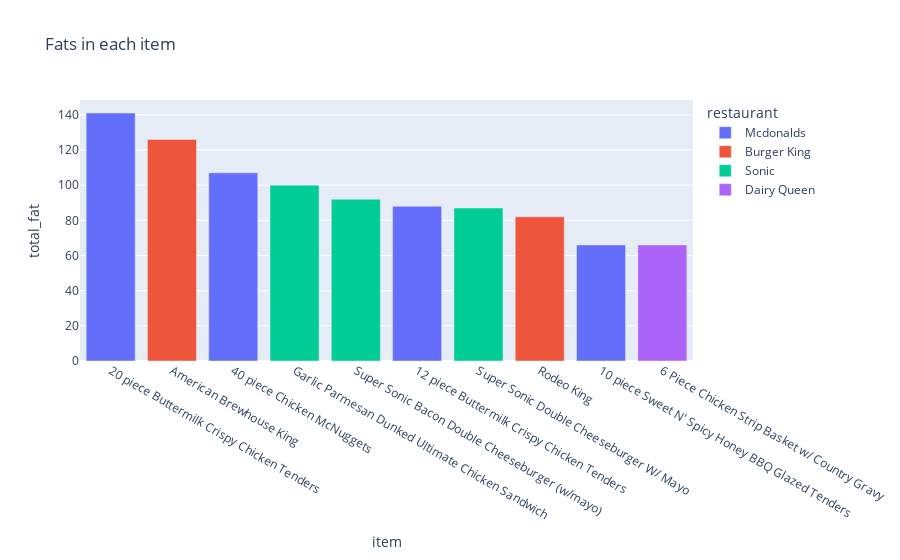

Notebook code cell kept with this figure:
### Code cell
top_fats_items = px.bar(top10_item , y ='total_fat' , x = 'item' , color = 'restaurant',title='Fats in each item',
                        # color_discrete_sequence=["#0068c9","#83c9ff","#ff2b2b","#ffabab","#29b09d",
                        #                          "#7defa1","#ff8700","#ffd16a","#6d3fc0","#d5dae5"]
                                                 ).update_xaxes(categoryorder = 'total descending')
top_fats_items.show()

### Figure 1 — Plotly figure (JSON) as saved in the notebook; plotly's stock layout.template omitted (floating-point values rounded to 4 significant figures)
{"data": [{"alignmentgroup": "True", "hovertemplate": "restaurant=Mcdonalds<br>item=%{x}<br>total_fat=%{y}<extra></extra>", "legendgroup": "Mcdonalds", "marker": {"color": "#636efa", "pattern": {"shape": ""}}, "name": "Mcdonalds", "offsetgroup": "Mcdonalds", "orientation": "v", "showlegend": true, "textposition": "auto", "type": "bar", "x": ["20 piece Buttermilk Crispy Chicken Tenders", "40 piece Chicken McNuggets", "10 piece Sweet N' Spicy Honey BBQ Glazed Tenders", "12 piece Buttermilk Crispy Chicken Tenders"], "xaxis": "x", "y": [141, 107, 66, 88], "yaxis": "y"}, {"alignmentgroup": "True", "hovertemplate": "restaurant=Burger King<br>item=%{x}<br>total_fat=%{y}<extra></extra>", "legendgroup": "Burger King", "marker": {"color": "#EF553B", "pattern": {"shape": ""}}, "name": "Burger King", "offsetgroup": "Burger King", "orientation": "v", "showlegend": true, "textposition": "auto", "type": "bar", "x": ["American Brewhouse King", "Rodeo King"], "xaxis": "x", "y": [126, 82], "yaxis": "y"}, {"alignmentgroup": "True", "hovertemplate": "restaurant=Sonic<br>item=%{x}<br>total_fat=%{y}<extra></extra>", "legendgroup": "Sonic", "marker": {"color": "#00cc96", "pattern": {"shape": ""}}, "name": "Sonic", "offsetgroup": "Sonic", "orientation": "v", "showlegend": true, "textposition": "auto", "type": "bar", "x": ["Garlic Parmesan Dunked Ultimate Chicken Sandwich", "Super Sonic Bacon Double Cheeseburger (w/mayo)", "Super Sonic Double Cheeseburger W/ Mayo"], "xaxis": "x", "y": [100, 92, 87], "yaxis": "y"}, {"alignmentgroup": "True", "hovertemplate": "restaurant=Dairy Queen<br>item=%{x}<br>total_fat=%{y}<extra></extra>", "legendgroup": "Dairy Queen", "marker": {"color": "#ab63fa", "pattern": {"shape": ""}}, "name": "Dairy Queen", "offsetgroup": "Dairy Queen", "orientation": "v", "showlegend": true, "textposition": "auto", "type": "bar", "x": ["6 Piece Chicken Strip Basket w/ Country Gravy"], "xaxis": "x", "y": [66], "yaxis": "y"}], "layout": {"barmode": "relative", "legend": {"title": {"text": "restaurant"}, "tracegroupgap": 0}, "title": {"text": "Fats in each item"}, "xaxis": {"anchor": "y", "categoryorder": "total descending", "domain": [0, 1], "title": {"text": "item"}}, "yaxis": {"anchor": "x", "domain": [0, 1], "title": {"text": "total_fat"}}}}
